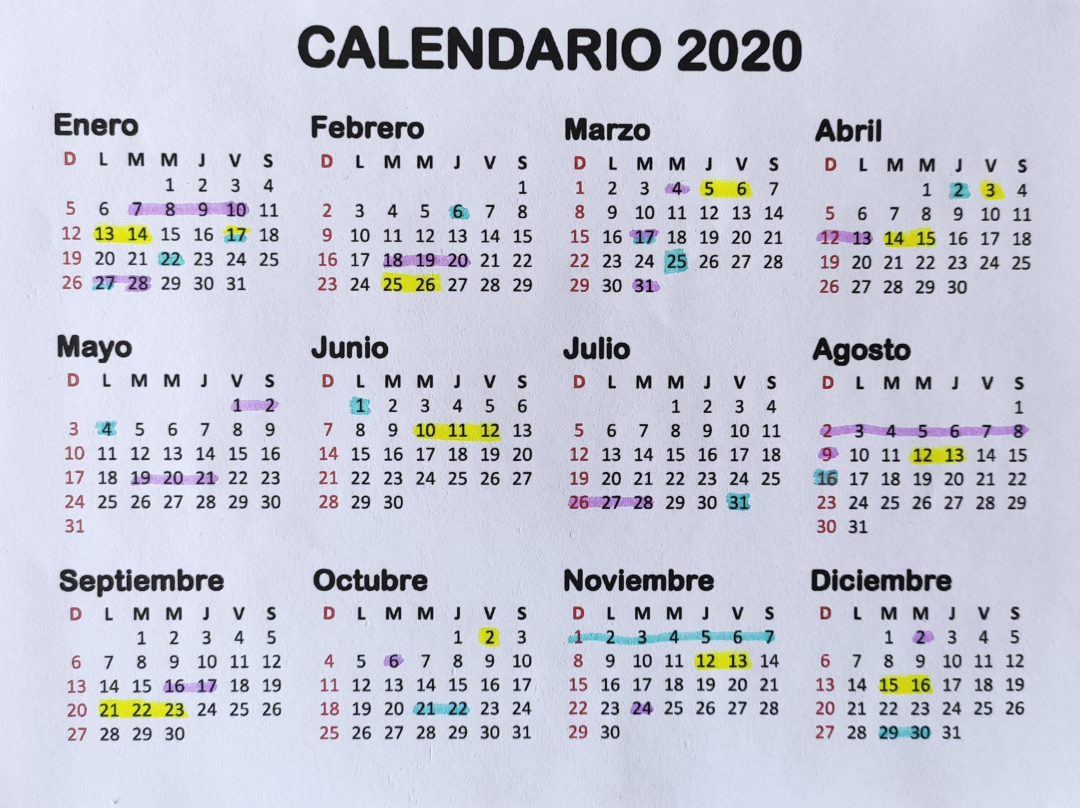
#> input picture calendarios/calendario1.jpg, 3238 x 2423 px (shown at 1/3 size); its folder holds only this picture in this run
$ python -i detectar_dias.py   (imports and definitions only)
#> lines starting #> are read from the running program, lines starting #| are printed output that depends on the picture
import calendar


import numpy as np
import cv2 as cv
from calendar import monthrange
import datetime
import pytesseract

from Codigo import inicializar, funciones


# [90 lines left out: functions recortar_días_de_la_semana, calendario_lu_o_dom, descartar_nombre_mes, not called in this run]


def pre_procesar_mes(img_mes):
    """ El tamanio dejarlo en 500, aunque más grande es mejor.. si se mueve, ajustar parámetro de descartar_titulo()
            cuanto se tiene que dilatar  """

    # se procesará todo en imagen binarizada, por eso se lee en escala de gris
    img = cv.cvtColor(img_mes, cv.COLOR_BGR2GRAY)
    # agrandamos todas las imágenes de manera proporcional a un tamaño de ancho 500
    tamanio = 500
    img = funciones.resize(img, ancho=tamanio)
    img_color = funciones.resize(img_mes, ancho=tamanio)

    ###### 1. Binarizar
    # por ahora para probar este binarizado sirve para este tipo de calendario
    # _, img_bin = cv.threshold(img, 180, 255, cv.THRESH_BINARY_INV)
    _, img_bin = cv.threshold(img, 0, 255, cv.THRESH_BINARY_INV | cv.THRESH_OTSU)
    # pasar filtro de mediana para eliminar puntos espureos
    img_bin = funciones.filtro_mediana(img_bin, 3)

    ###### 2. Descartar el nombre del mes (Enero, Febrero, ...)
    img_bin, img_color_sin_titulo = descartar_nombre_mes(img_bin, img_color)

    return img_bin, img_color_sin_titulo


# [158 lines left out: functions obtener_anio_calendario, detectar_dias_posiciones, not called in this run]


def main():
    pass


# [3 lines not run here, left out]

>>> import cv2
>>> picture = cv2.imread('calendarios/calendario1.jpg')
#> picture is the input picture: shape (2423, 3238, 3); mean B, G, R 214.2, 200.6, 198.1
>>> result = pre_procesar_mes(picture)
#> in pre_procesar_mes, `img = cv.cvtColor(img_mes, cv.COLOR_BGR2GRAY)`:
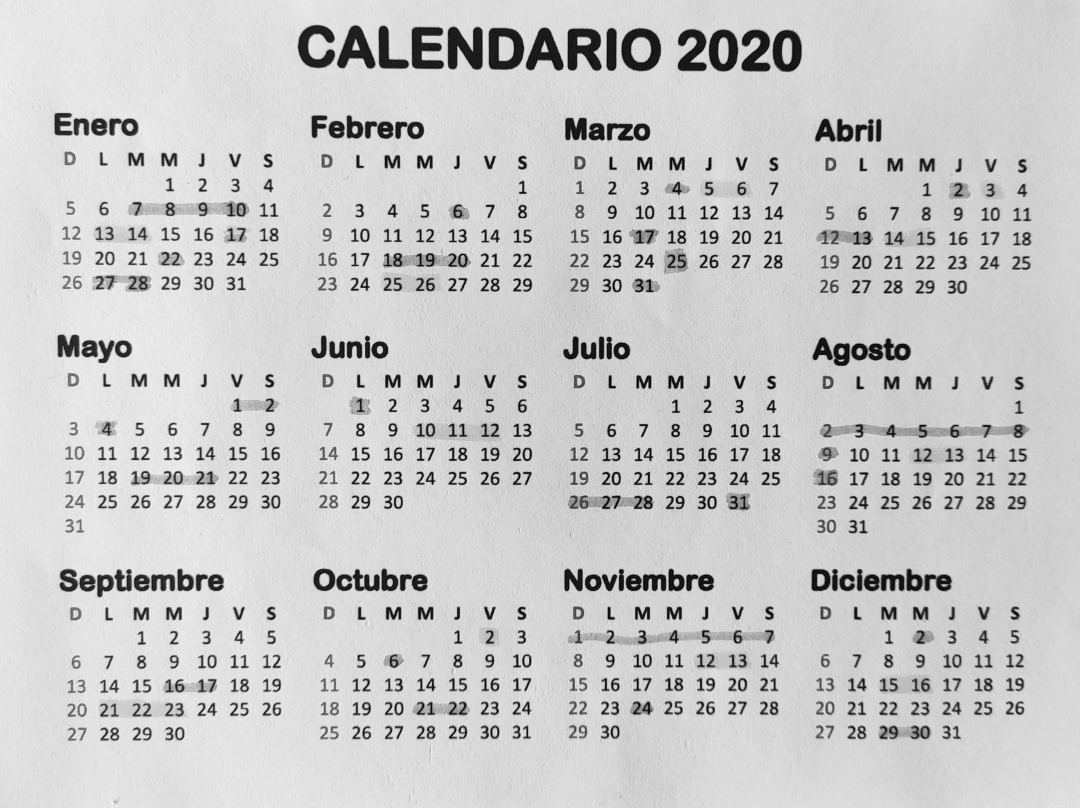
#> img: shape (2423, 3238) (shown at 1/3 size); min 0, max 254, mean 201.4
#> (the run stopped early here; a loop or call above may not have finished)

$ run again, on calendarios/calendario10.jpg
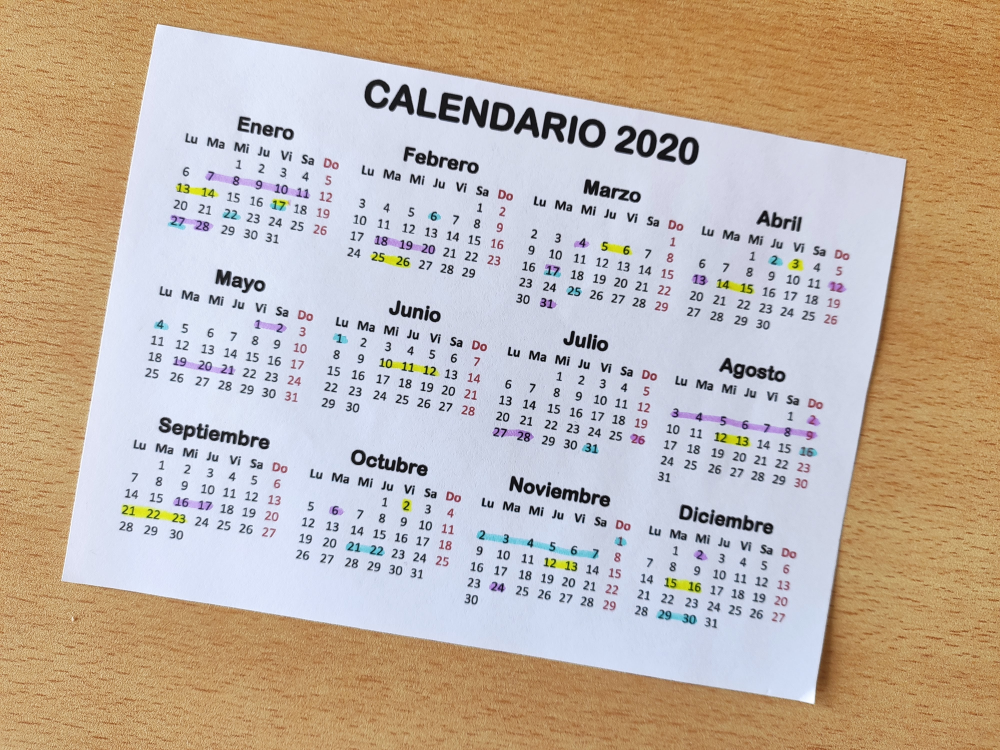
#> input picture calendarios/calendario10.jpg, 4000 x 3000 px (shown at 1/4 size)
#> picture is the input picture: shape (3000, 4000, 3); mean B, G, R 165, 178.2, 193.1
#> in pre_procesar_mes, `img = cv.cvtColor(img_mes, cv.COLOR_BGR2GRAY)`:
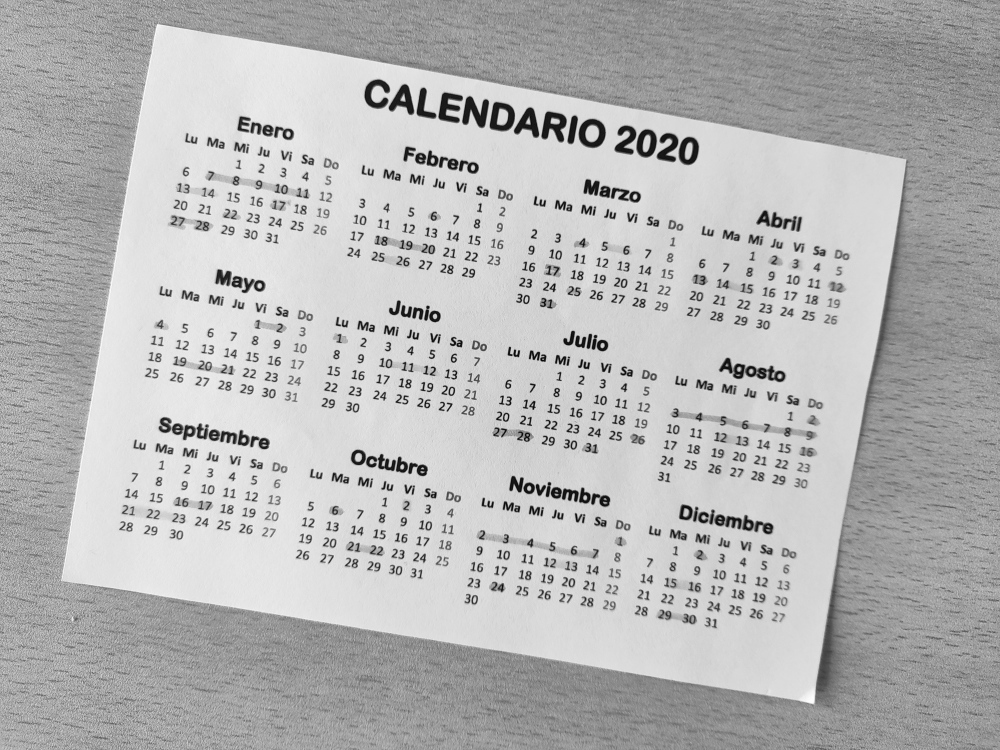
#> img: shape (3000, 4000) (shown at 1/4 size); min 0, max 255, mean 181.2

$ run again, on calendarios/calendario11.jpg
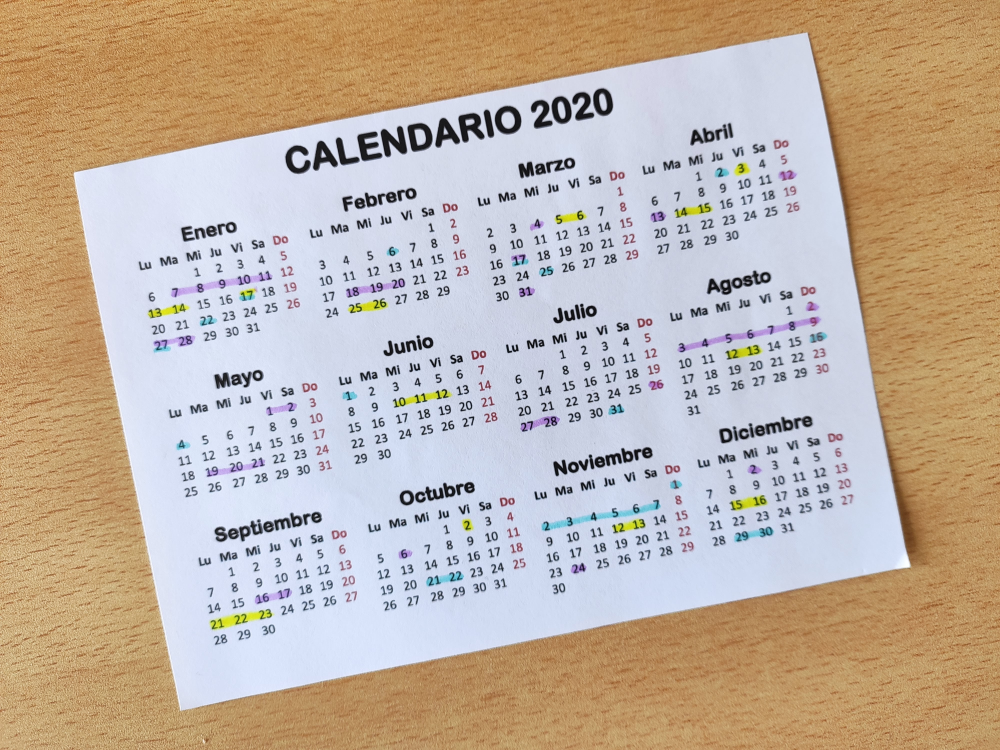
#> input picture calendarios/calendario11.jpg, 4000 x 3000 px (shown at 1/4 size)
#> picture is the input picture: shape (3000, 4000, 3); mean B, G, R 163.6, 177.5, 192.7
#> in pre_procesar_mes, `img = cv.cvtColor(img_mes, cv.COLOR_BGR2GRAY)`:
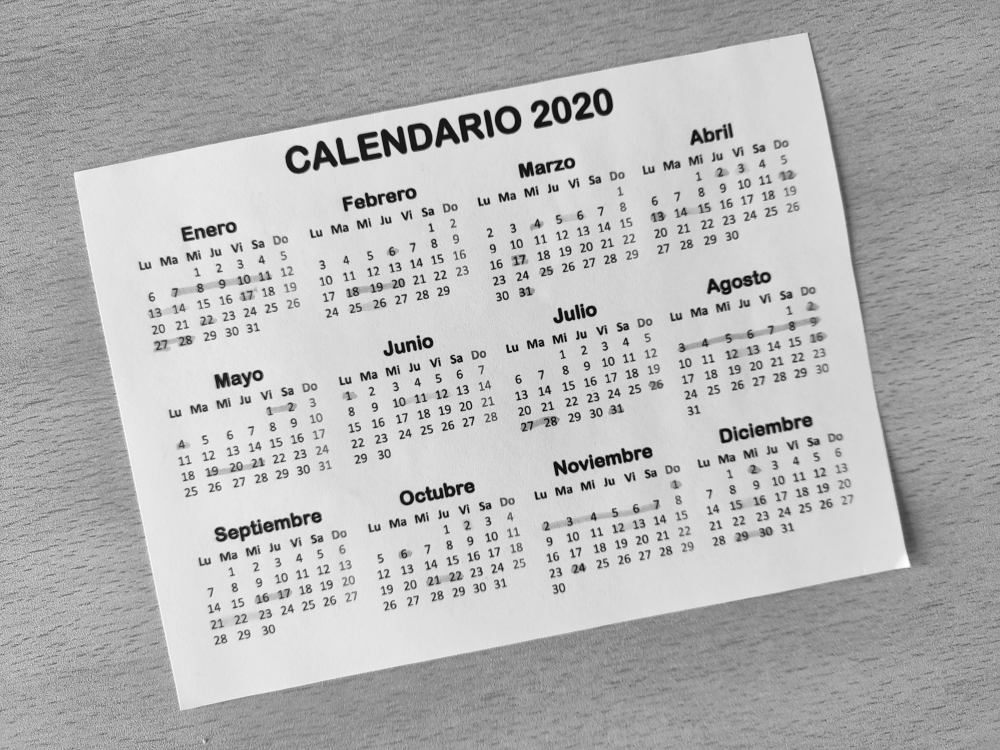
#> img: shape (3000, 4000) (shown at 1/4 size); min 0, max 255, mean 180.5

$ run again, on calendarios/calendario12.jpg
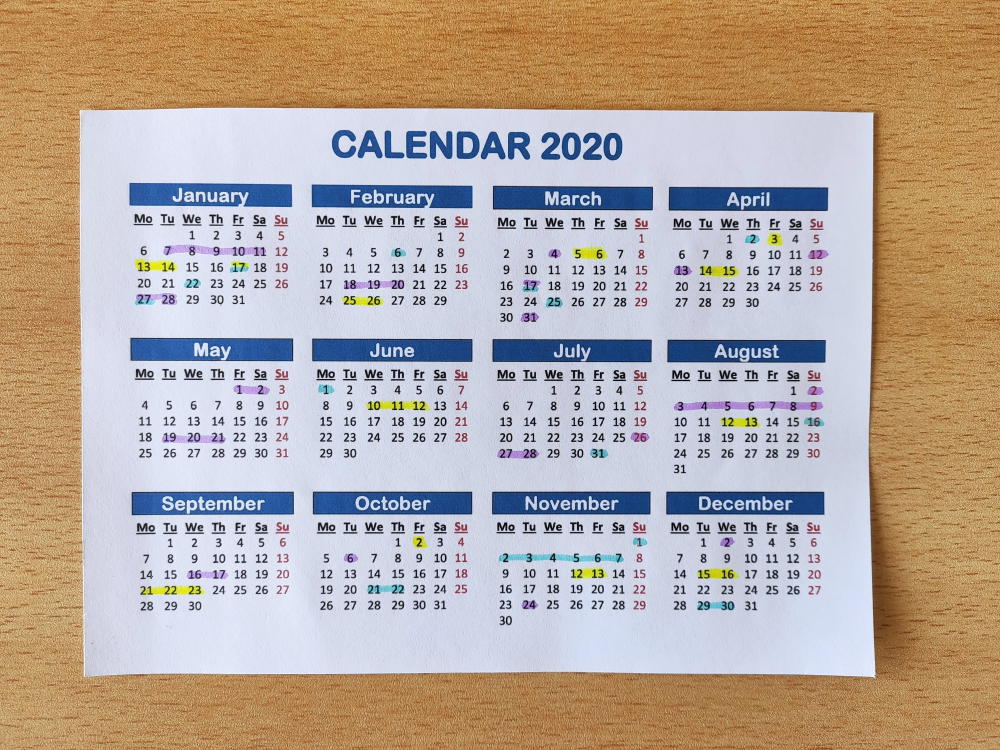
#> input picture calendarios/calendario12.jpg, 4000 x 3000 px (shown at 1/4 size)
#> picture is the input picture: shape (3000, 4000, 3); mean B, G, R 158.9, 169.4, 183.6
#> in pre_procesar_mes, `img = cv.cvtColor(img_mes, cv.COLOR_BGR2GRAY)`:
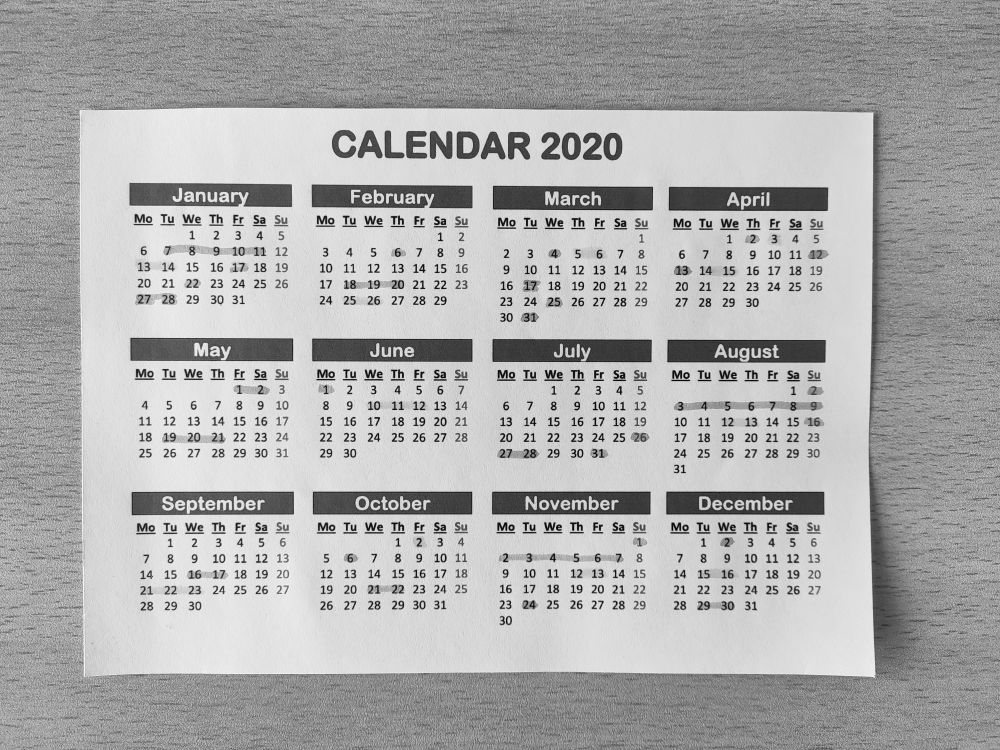
#> img: shape (3000, 4000) (shown at 1/4 size); min 0, max 255, mean 172.5
